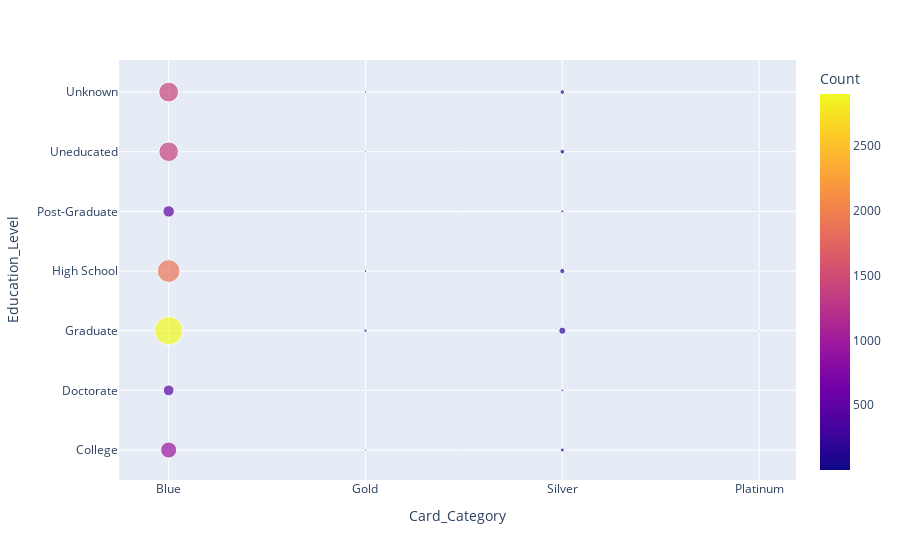

The notebook cell this image was saved under:
### Code cell
px.scatter(AUX_v3, x="Card_Category", y="Education_Level",size = "Count", color = "Count")

### Figure 1 — Plotly figure (JSON) as saved in the notebook; plotly's stock layout.template omitted (floating-point values rounded to 4 significant figures)
{"data": [{"hovertemplate": "Card_Category=%{x}<br>Education_Level=%{y}<br>Count=%{marker.color}<extra></extra>", "legendgroup": "", "marker": {"color": [940, 15, 58, 422, 5, 2, 22, 2899, 36, 8, 185, 1888, 26, 1, 98, 476, 5, 3, 32, 1391, 11, 3, 82, 1420, 18, 3, 78], "coloraxis": "coloraxis", "size": [940, 15, 58, 422, 5, 2, 22, 2899, 36, 8, 185, 1888, 26, 1, 98, 476, 5, 3, 32, 1391, 11, 3, 82, 1420, 18, 3, 78], "sizemode": "area", "sizeref": 7.247, "symbol": "circle"}, "mode": "markers", "name": "", "orientation": "v", "showlegend": false, "type": "scatter", "x": ["Blue", "Gold", "Silver", "Blue", "Gold", "Platinum", "Silver", "Blue", "Gold", "Platinum", "Silver", "Blue", "Gold", "Platinum", "Silver", "Blue", "Gold", "Platinum", "Silver", "Blue", "Gold", "Platinum", "Silver", "Blue", "Gold", "Platinum", "Silver"], "xaxis": "x", "y": ["College", "College", "College", "Doctorate", "Doctorate", "Doctorate", "Doctorate", "Graduate", "Graduate", "Graduate", "Graduate", "High School", "High School", "High School", "High School", "Post-Graduate", "Post-Graduate", "Post-Graduate", "Post-Graduate", "Uneducated", "Uneducated", "Uneducated", "Uneducated", "Unknown", "Unknown", "Unknown", "Unknown"], "yaxis": "y"}], "layout": {"coloraxis": {"colorbar": {"title": {"text": "Count"}}, "colorscale": [[0, "#0d0887"], [0.1111, "#46039f"], [0.2222, "#7201a8"], [0.3333, "#9c179e"], [0.4444, "#bd3786"], [0.5556, "#d8576b"], [0.6667, "#ed7953"], [0.7778, "#fb9f3a"], [0.8889, "#fdca26"], [1, "#f0f921"]]}, "legend": {"itemsizing": "constant", "tracegroupgap": 0}, "margin": {"t": 60}, "xaxis": {"anchor": "y", "domain": [0, 1], "title": {"text": "Card_Category"}}, "yaxis": {"anchor": "x", "domain": [0, 1], "title": {"text": "Education_Level"}}}}
